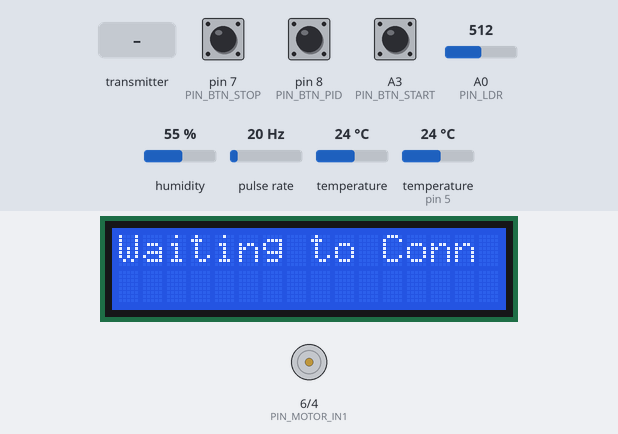
Bench run of a sketch on a simulated Arduino Uno, built with avr-gcc and run on an emulated ATmega328P. Shown: 16×2 character LCD, motor-driver pin pairs drawn as motors (green arrow = first pin HIGH = forward, orange = second pin HIGH = backward, longer = more drive, scaled by the enable pin). Wiring (inferred from the names in the program): pulse sensor: data pin 2; LM75 temperature sensor at I2C address 0x48. Inputs (shaded band) come from the test bench; at power-on: pin 7 (PIN_BTN_STOP) HIGH, pin 8 (PIN_BTN_PID) HIGH, A0 (PIN_LDR) = 512, A3 (PIN_BTN_START) HIGH, humidity 55 %, pulse rate 20 Hz, temperature 24 °C, temperature (sensor on pin 5) 24 °C. No radio packets arrive unless stated; what the sketch prints to the serial monitor is not drawn.

Above: at 2.0 s.
2.1 s: the transmitter starts sending motorStop = 0
At 3.1 s:
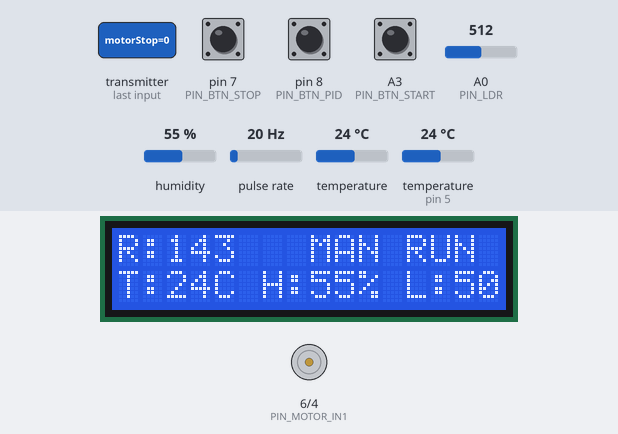
5.1 s: pin 7 (PIN_BTN_STOP) pulled LOW for 0.15 s
At 5.48 s:
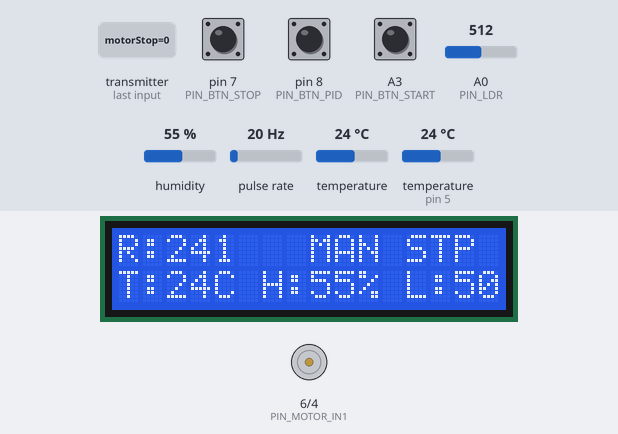
6.7 s: pin 7 (PIN_BTN_STOP) pulled LOW for 1 s
At 8.1 s:
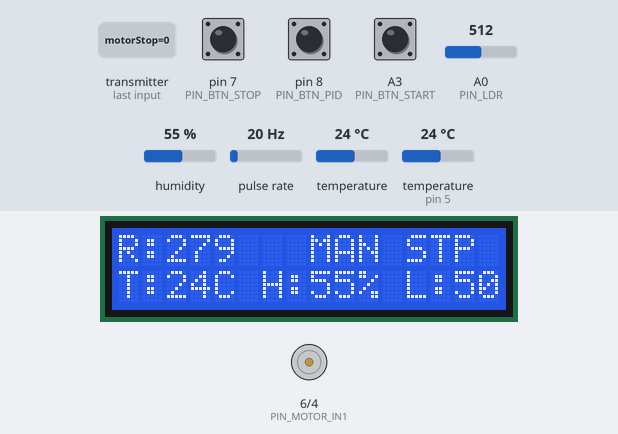
Timing chart, 0 to 9.7 s (numbered marks = the images above; inputs shaded):
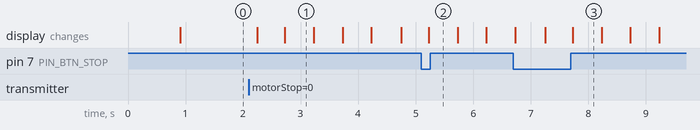

The sketch:

Ver5_PIDTuned.ino
```cpp
#include <SPI.h>
#include <Wire.h>
#include <LiquidCrystal_I2C.h>
#include <DHT.h>
#include <nRF24L01.h>
#include <RF24.h>

// ----- PIN MAP ---
#define PIN_RPM_INT     2
#define PIN_MOTOR_PWM   3
#define PIN_MOTOR_IN2   4
#define PIN_DHT         5
#define PIN_MOTOR_IN1   6
#define PIN_BTN_STOP    7
#define PIN_BTN_PID     8
#define PIN_RF_CE       9
#define PIN_RF_CSN      10
#define PIN_LDR         A0
#define PIN_BTN_START   A3

// ---- CONFIUGURATIONS ---
#define TC74_ADDR       0x48
#define LCD_ADDR        0x27
#define DHT_TYPE        DHT11
#define N_SLOTS         4 // 4 blade fan

// ----- STRUCTURES (Receive from TX) ------
struct ControlPacket
{
  bool motorStop;      // stop command
  char command;        // char 'F', 'R', 'S'
  uint8_t setpoint;    // 0-100%
  bool pidEnable;      // PID enable or not
  uint16_t seq;        // packet has a sequence number
};

//send back to TX (telemetry)
struct TelemetryPacket
{
  uint16_t rpm;
  float tempC;
  float humidity;
  uint16_t light;
  bool pidMode;
  uint8_t motorPWM;
  char status[12];
};

// ---GLOBALS VARUIABLES ---
RF24 radio(PIN_RF_CE, PIN_RF_CSN);
LiquidCrystal_I2C lcd(LCD_ADDR, 16, 2);
DHT dht(PIN_DHT, DHT_TYPE);
// address of receving and sending back
const byte pipeCMD[6] = "L9CMD";
const byte pipeTLM[6] = "L9TLM";

ControlPacket incoming;
TelemetryPacket tlmOut;

// Master Structure that controls states
struct InternalState
{
  int setpoint;
  bool motorStop;
  bool reverse;
  bool pidEnabled;
}
sys = {0, true, false, false};

// Variables to control connection lost / timeout
unsigned long lastPacketMs = 0;
const unsigned long RX_TIMEOUT_MS = 2000; // 2 seconds without data from TX ---> disconnected
bool isConnected = false;

// sample window time
volatile unsigned long pulseCount = 0;
const unsigned long Ts_ms = 200;
const float Ts = Ts_ms / 1000.0f;

// Tuning Params
float Kp = 0.0165f, Ki = 0.0000f, Kd = 0.0f;
float Iacc = 0, rpm_filtered = 0, rpm_prev_filtered = 0;
float alpha = 0.92f;
int current_u = 0;

unsigned long lastControlMs = 0;
unsigned long lastDisplayMs = 0;

// variables to debounce (each fan blade can read 1-2 pules if no debounce)
volatile unsigned long lastPulseTime = 0;
const unsigned long debounceTime_us = 500; // 0.5ms lockout

void countPulse()
{
  unsigned long now_us = micros();
  if (now_us - lastPulseTime > debounceTime_us)
  {
    pulseCount++;
    lastPulseTime = now_us;
  }
}
//-------------------------------------------------------------------------------------------------------------
void setup()
{
  Serial.begin(115200);
  Wire.begin();

  lcd.init();
  lcd.backlight();
  lcd.setCursor(0,0);
  lcd.print("Starting RX Module");

  dht.begin();

  pinMode(PIN_MOTOR_PWM, OUTPUT);
  pinMode(PIN_MOTOR_IN1, OUTPUT);
  pinMode(PIN_MOTOR_IN2, OUTPUT);

  // Physical Buttons to override LabView commands
  pinMode(PIN_BTN_START, INPUT_PULLUP);
  pinMode(PIN_BTN_STOP, INPUT_PULLUP);
  pinMode(PIN_BTN_PID, INPUT_PULLUP);

  // HInterrupt. I use interrupt to measure RPM from speed sensor
  pinMode(PIN_RPM_INT, INPUT_PULLUP);
  attachInterrupt(digitalPinToInterrupt(PIN_RPM_INT), countPulse, FALLING);

  // Radio Config
  if (!radio.begin())
  {
    Serial.println("Hardware not Responding");
  }
  // notice, all of these must match TX
  radio.setDataRate(RF24_1MBPS);
  radio.setChannel(108); // CRITICAL: Matches LabVIEW TX
  radio.setPALevel(RF24_PA_LOW);
  radio.openReadingPipe(1, pipeCMD);
  radio.openWritingPipe(pipeTLM);
  radio.startListening();

  delay(800);
  lcd.clear();
}

void loop()
{
  unsigned long now = millis();

  // 1. Recevie data from TX
  if (radio.available())
  {
    radio.read(&incoming, sizeof(incoming));

    lastPacketMs = now;
    isConnected = true;

    // We map the incoming data packet structure from TX to the RX states
    sys.motorStop = incoming.motorStop;
    sys.reverse = (incoming.command == 'R');
    sys.pidEnabled = incoming.pidEnable;

    // Map 0-100% setpoint from LabVIEW to units
    if (sys.pidEnabled)
    {
      sys.setpoint = map(incoming.setpoint, 0, 100, 0, 25000); // RPM SP
    } else {
      sys.setpoint = map(incoming.setpoint, 0, 100, 0, 255);   // PWM SP
    }
  }

  // 2. Logic for connection timeout
  if (now - lastPacketMs > RX_TIMEOUT_MS)
  {
    isConnected = false;
  }

  // 3. waiting state, execute if dont see TX signal. Let us know if we are connected or not
  if (!isConnected)
  {
    // Safety: cut motor power if cannot seeTX
    analogWrite(PIN_MOTOR_PWM, 0);
    Iacc = 0;
    current_u = 0;

    if (now - lastDisplayMs >= 800)
    {
      lastDisplayMs = now;
      lcd.setCursor(0, 0);
      lcd.print("Waiting to Conn");
    }
    return; // Exit loop until connected to TX
  }

  // 4.local buttons on RX to override Labview
  if (digitalRead(PIN_BTN_START) == LOW) sys.motorStop = false;
  if (digitalRead(PIN_BTN_STOP) == LOW)  sys.motorStop = true;

  static bool lastPidBtn = HIGH;
  bool pidBtn = digitalRead(PIN_BTN_PID);
  if (pidBtn == LOW && lastPidBtn == HIGH)
  {
    sys.pidEnabled = !sys.pidEnabled;
    delay(50); // Debounce
  }
  lastPidBtn = pidBtn;

  // 5. PID CONTROL LOOP
  if (now - lastControlMs >= Ts_ms) {
    lastControlMs += Ts_ms;

    // pulse capture
    noInterrupts();
    float currentPulses = pulseCount;
    pulseCount = 0;
    interrupts();

    // calculate RPM. N_SLOTS = 4
    float rpm_measured = (currentPulses / Ts) * 60.0f / (float)N_SLOTS;
    rpm_filtered = (alpha * rpm_filtered) + ((1.0f - alpha) * rpm_measured);

    float error_rpm = 0;

    if (sys.motorStop)
    {
      analogWrite(PIN_MOTOR_PWM, 0);
      Iacc = 0;
      current_u = 0;
    }
    else
    {
      digitalWrite(PIN_MOTOR_IN1, !sys.reverse);
      digitalWrite(PIN_MOTOR_IN2, sys.reverse);

      if (sys.pidEnabled) {
        error_rpm = (float)sys.setpoint - rpm_filtered;
        float P = Kp * error_rpm;
        float D = -Kd * (rpm_filtered - rpm_prev_filtered) / Ts;
        float I_candidate = Iacc + (Ki * Ts * error_rpm);

        float total_u = P + I_candidate + D;

        // -logic for Anti Windup (I)
        // Only freeze the integral if we hit the ceiling AND error is positive, OR if we hit the floor AND error is negative.
        bool saturatedHigh = (total_u >= 255) && (error_rpm > 0);
        bool saturatedLow = (total_u <= 0) && (error_rpm < 0);

        if (!saturatedHigh && !saturatedLow)
        {
            Iacc = I_candidate;
        }

        // Calculate where PID needs to go (Target error u)
        int target_u = constrain((int)total_u, 0, 255);

        // lOGIC for Anti Brake Slamming
        //(our motor was slamming on the brake and stop if error between curent and sp RPM was too big)
        // Limit the max PWM change per 100ms cycle. Lower = smoother but slower reaction.
        int max_pwm_change = 15;

        if (target_u > current_u + max_pwm_change)
        {
            current_u += max_pwm_change; // Smooth acceleration
        }
        else if (target_u < current_u - max_pwm_change)
        {
            current_u -= max_pwm_change; // Smooth deceleration (Motor doesnt slam stop)
        }
        else
        {
            current_u = target_u;
        }

      }
      else
      {
        current_u = constrain(sys.setpoint, 0, 255);
      }
      analogWrite(PIN_MOTOR_PWM, current_u);

    }

    rpm_prev_filtered = rpm_filtered;

    // Serial Plotter
    Serial.print("Setpoint:"); Serial.print(sys.setpoint); Serial.print(",");
    Serial.print("Current_RPM:"); Serial.print(rpm_filtered); Serial.print(",");
    Serial.print("Error_RPM:"); Serial.println(error_rpm);
  }

  // 6. Telemetry, display on LCD
  if (now - lastDisplayMs >= 500)
  {
    lastDisplayMs = now;

    // getting dat from sensors
    int8_t temp = -127;
    Wire.beginTransmission(TC74_ADDR);
    Wire.write(0x00);
    if (Wire.endTransmission() == 0)
    {
      Wire.requestFrom(TC74_ADDR, (byte)1);
      if (Wire.available()) temp = (int8_t)Wire.read();
    }
    int humid = (int)dht.readHumidity();
    int light = map(analogRead(PIN_LDR), 0, 1023, 0, 100);

    // LCD
    lcd.setCursor(0, 0);
    lcd.print("R:"); lcd.print((int)rpm_filtered); lcd.print("    ");

    lcd.setCursor(8, 0);
    lcd.print(sys.pidEnabled ? "PID " : "MAN ");
    lcd.print(sys.motorStop ? "STP" : "RUN");

    lcd.setCursor(0, 1);
    lcd.print("T:");
    if (temp == -127) lcd.print("--");
    else lcd.print(temp);
    lcd.print("C ");

    lcd.print("H:");
    if (isnan(humid)) lcd.print("--");
    else lcd.print(humid);
    lcd.print("% ");

    lcd.print("L:"); lcd.print(light); lcd.print("  ");

    // Fill in values of Telemetry structure to send back to Labview (TX)
    tlmOut.rpm = (uint16_t)rpm_filtered;
    tlmOut.tempC = (float)temp;
    tlmOut.humidity = isnan(humid) ? 0.0f : (float)humid;
    tlmOut.light = (uint16_t)light;
    tlmOut.pidMode = sys.pidEnabled;
    tlmOut.motorPWM = (uint8_t)current_u;

    if (sys.motorStop)
    {
      strcpy(tlmOut.status, "STOP");
    }
    else
    {
      strcpy(tlmOut.status, "RUN");
    }

    // Wireless Transmit back to TX
    radio.stopListening();
    radio.write(&tlmOut, sizeof(tlmOut));
    radio.startListening();
  }
}
```

Measured:
- after the input at 2.1 s, the display: first changes after 0.15 s (image 1 shows a later state)
- after the input at 5.1 s, the display: changes after 0.13 s (image 2)
- after the input at 6.7 s, the display: first differs from a run without the input after 0.55 s (image 3 shows a later state)
- what the display in image 1 shows lasts 0.5 s, from 2.7 s to 3.2 s
